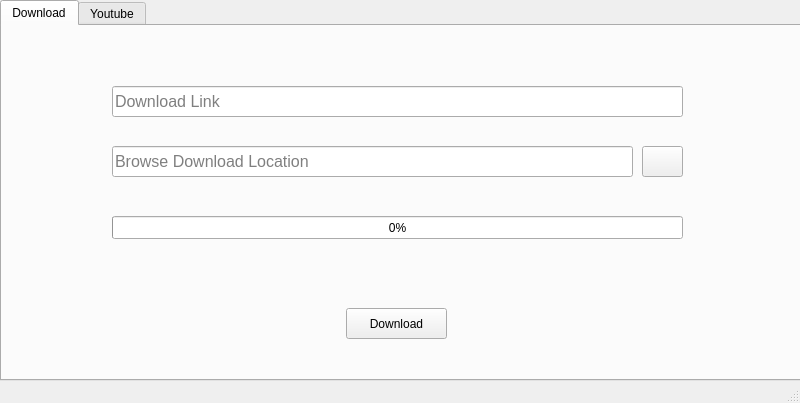
<?xml version="1.0" encoding="UTF-8"?>
<ui version="4.0">
 <class>MainWindow</class>
 <widget class="QMainWindow" name="MainWindow">
  <property name="geometry">
   <rect>
    <x>0</x>
    <y>0</y>
    <width>800</width>
    <height>403</height>
   </rect>
  </property>
  <property name="windowTitle">
   <string>MainWindow</string>
  </property>
  <widget class="QWidget" name="centralwidget">
   <widget class="QTabWidget" name="tabWidget">
    <property name="geometry">
     <rect>
      <x>0</x>
      <y>0</y>
      <width>801</width>
      <height>381</height>
     </rect>
    </property>
    <property name="currentIndex">
     <number>0</number>
    </property>
    <widget class="QWidget" name="tab">
     <attribute name="title">
      <string>Download</string>
     </attribute>
     <widget class="QPushButton" name="pushButton">
      <property name="geometry">
       <rect>
        <x>344</x>
        <y>282</y>
        <width>101</width>
        <height>31</height>
       </rect>
      </property>
      <property name="text">
       <string>Download</string>
      </property>
     </widget>
     <widget class="QLineEdit" name="lineEdit">
      <property name="geometry">
       <rect>
        <x>110</x>
        <y>60</y>
        <width>571</width>
        <height>31</height>
       </rect>
      </property>
      <property name="font">
       <font>
        <pointsize>12</pointsize>
       </font>
      </property>
      <property name="placeholderText">
       <string>Download Link</string>
      </property>
     </widget>
     <widget class="QLineEdit" name="lineEdit_2">
      <property name="geometry">
       <rect>
        <x>110</x>
        <y>120</y>
        <width>521</width>
        <height>31</height>
       </rect>
      </property>
      <property name="font">
       <font>
        <pointsize>12</pointsize>
       </font>
      </property>
      <property name="placeholderText">
       <string>Browse Download Location</string>
      </property>
     </widget>
     <widget class="QPushButton" name="pushButton_2">
      <property name="geometry">
       <rect>
        <x>640</x>
        <y>120</y>
        <width>41</width>
        <height>31</height>
       </rect>
      </property>
      <property name="text">
       <string/>
      </property>
      <property name="icon">
       <iconset resource="photo.qrc">
        <normaloff>:/icons/browse.png</normaloff>:/icons/browse.png</iconset>
      </property>
      <property name="iconSize">
       <size>
        <width>40</width>
        <height>20</height>
       </size>
      </property>
     </widget>
     <widget class="QProgressBar" name="progressBar">
      <property name="geometry">
       <rect>
        <x>110</x>
        <y>190</y>
        <width>571</width>
        <height>23</height>
       </rect>
      </property>
      <property name="value">
       <number>0</number>
      </property>
     </widget>
    </widget>
    <widget class="QWidget" name="tab_2">
     <attribute name="title">
      <string>Youtube</string>
     </attribute>
     <widget class="QTabWidget" name="tabWidget_2">
      <property name="geometry">
       <rect>
        <x>0</x>
        <y>0</y>
        <width>801</width>
        <height>361</height>
       </rect>
      </property>
      <property name="currentIndex">
       <number>0</number>
      </property>
      <widget class="QWidget" name="tab_3">
       <attribute name="title">
        <string>Video</string>
       </attribute>
       <widget class="QLineEdit" name="lineEdit_3">
        <property name="geometry">
         <rect>
          <x>110</x>
          <y>50</y>
          <width>521</width>
          <height>31</height>
         </rect>
        </property>
        <property name="font">
         <font>
          <pointsize>12</pointsize>
         </font>
        </property>
        <property name="placeholderText">
         <string>Video Link</string>
        </property>
       </widget>
       <widget class="QLineEdit" name="lineEdit_4">
        <property name="geometry">
         <rect>
          <x>110</x>
          <y>110</y>
          <width>521</width>
          <height>31</height>
         </rect>
        </property>
        <property name="font">
         <font>
          <pointsize>12</pointsize>
         </font>
        </property>
        <property name="placeholderText">
         <string>Browse Download Location</string>
        </property>
       </widget>
       <widget class="QPushButton" name="pushButton_3">
        <property name="geometry">
         <rect>
          <x>344</x>
          <y>272</y>
          <width>101</width>
          <height>31</height>
         </rect>
        </property>
        <property name="text">
         <string>Download</string>
        </property>
        <property name="default">
         <bool>false</bool>
        </property>
        <property name="flat">
         <bool>false</bool>
        </property>
       </widget>
       <widget class="QPushButton" name="pushButton_4">
        <property name="geometry">
         <rect>
          <x>640</x>
          <y>110</y>
          <width>41</width>
          <height>31</height>
         </rect>
        </property>
        <property name="text">
         <string/>
        </property>
        <property name="icon">
         <iconset resource="photo.qrc">
          <normaloff>:/icons/browse.png</normaloff>:/icons/browse.png</iconset>
        </property>
        <property name="iconSize">
         <size>
          <width>40</width>
          <height>20</height>
         </size>
        </property>
        <property name="default">
         <bool>false</bool>
        </property>
        <property name="flat">
         <bool>false</bool>
        </property>
       </widget>
       <widget class="QProgressBar" name="progressBar_2">
        <property name="geometry">
         <rect>
          <x>110</x>
          <y>200</y>
          <width>571</width>
          <height>23</height>
         </rect>
        </property>
        <property name="value">
         <number>0</number>
        </property>
       </widget>
       <widget class="QPushButton" name="pushButton_5">
        <property name="geometry">
         <rect>
          <x>640</x>
          <y>50</y>
          <width>41</width>
          <height>31</height>
         </rect>
        </property>
        <property name="text">
         <string/>
        </property>
        <property name="icon">
         <iconset resource="photo.qrc">
          <normaloff>:/icons/check.png</normaloff>:/icons/check.png</iconset>
        </property>
        <property name="iconSize">
         <size>
          <width>40</width>
          <height>20</height>
         </size>
        </property>
        <property name="default">
         <bool>false</bool>
        </property>
        <property name="flat">
         <bool>false</bool>
        </property>
       </widget>
       <widget class="QLabel" name="label">
        <property name="geometry">
         <rect>
          <x>110</x>
          <y>160</y>
          <width>81</width>
          <height>16</height>
         </rect>
        </property>
        <property name="font">
         <font>
          <weight>75</weight>
          <bold>true</bold>
         </font>
        </property>
        <property name="text">
         <string>Video Quality</string>
        </property>
       </widget>
       <widget class="QComboBox" name="comboBox">
        <property name="geometry">
         <rect>
          <x>200</x>
          <y>160</y>
          <width>121</width>
          <height>22</height>
         </rect>
        </property>
       </widget>
      </widget>
      <widget class="QWidget" name="tab_4">
       <attribute name="title">
        <string>Playlist</string>
       </attribute>
       <widget class="QPushButton" name="pushButton_6">
        <property name="geometry">
         <rect>
          <x>640</x>
          <y>50</y>
          <width>41</width>
          <height>31</height>
         </rect>
        </property>
        <property name="text">
         <string/>
        </property>
        <property name="icon">
         <iconset resource="photo.qrc">
          <normaloff>:/icons/check.png</normaloff>:/icons/check.png</iconset>
        </property>
        <property name="iconSize">
         <size>
          <width>40</width>
          <height>20</height>
         </size>
        </property>
       </widget>
       <widget class="QLineEdit" name="lineEdit_5">
        <property name="geometry">
         <rect>
          <x>110</x>
          <y>110</y>
          <width>521</width>
          <height>31</height>
         </rect>
        </property>
        <property name="font">
         <font>
          <pointsize>12</pointsize>
         </font>
        </property>
        <property name="placeholderText">
         <string>Browse Download Location</string>
        </property>
       </widget>
       <widget class="QPushButton" name="pushButton_7">
        <property name="geometry">
         <rect>
          <x>344</x>
          <y>272</y>
          <width>101</width>
          <height>31</height>
         </rect>
        </property>
        <property name="text">
         <string>Download</string>
        </property>
       </widget>
       <widget class="QPushButton" name="pushButton_8">
        <property name="geometry">
         <rect>
          <x>640</x>
          <y>110</y>
          <width>41</width>
          <height>31</height>
         </rect>
        </property>
        <property name="text">
         <string/>
        </property>
        <property name="icon">
         <iconset resource="photo.qrc">
          <normaloff>:/icons/browse.png</normaloff>:/icons/browse.png</iconset>
        </property>
        <property name="iconSize">
         <size>
          <width>40</width>
          <height>20</height>
         </size>
        </property>
       </widget>
       <widget class="QComboBox" name="comboBox_2">
        <property name="geometry">
         <rect>
          <x>200</x>
          <y>160</y>
          <width>121</width>
          <height>22</height>
         </rect>
        </property>
       </widget>
       <widget class="QLabel" name="label_2">
        <property name="geometry">
         <rect>
          <x>110</x>
          <y>160</y>
          <width>81</width>
          <height>16</height>
         </rect>
        </property>
        <property name="font">
         <font>
          <weight>75</weight>
          <bold>true</bold>
         </font>
        </property>
        <property name="text">
         <string>Video Quality</string>
        </property>
       </widget>
       <widget class="QLineEdit" name="lineEdit_6">
        <property name="geometry">
         <rect>
          <x>110</x>
          <y>50</y>
          <width>521</width>
          <height>31</height>
         </rect>
        </property>
        <property name="font">
         <font>
          <pointsize>12</pointsize>
         </font>
        </property>
        <property name="placeholderText">
         <string>Video Link</string>
        </property>
       </widget>
       <widget class="QProgressBar" name="progressBar_3">
        <property name="geometry">
         <rect>
          <x>110</x>
          <y>230</y>
          <width>571</width>
          <height>23</height>
         </rect>
        </property>
        <property name="value">
         <number>0</number>
        </property>
       </widget>
       <widget class="QLabel" name="label_3">
        <property name="geometry">
         <rect>
          <x>110</x>
          <y>200</y>
          <width>101</width>
          <height>16</height>
         </rect>
        </property>
        <property name="text">
         <string>The Current Video:</string>
        </property>
       </widget>
       <widget class="QLabel" name="label_4">
        <property name="geometry">
         <rect>
          <x>390</x>
          <y>200</y>
          <width>101</width>
          <height>16</height>
         </rect>
        </property>
        <property name="text">
         <string>The Full Playlist:</string>
        </property>
       </widget>
       <widget class="QLCDNumber" name="lcdNumber">
        <property name="geometry">
         <rect>
          <x>210</x>
          <y>200</y>
          <width>41</width>
          <height>20</height>
         </rect>
        </property>
       </widget>
       <widget class="QLCDNumber" name="lcdNumber_2">
        <property name="geometry">
         <rect>
          <x>480</x>
          <y>200</y>
          <width>41</width>
          <height>20</height>
         </rect>
        </property>
        <property name="styleSheet">
         <string notr="true"/>
        </property>
       </widget>
      </widget>
     </widget>
    </widget>
   </widget>
  </widget>
  <widget class="QMenuBar" name="menubar">
   <property name="geometry">
    <rect>
     <x>0</x>
     <y>0</y>
     <width>800</width>
     <height>21</height>
    </rect>
   </property>
  </widget>
  <widget class="QStatusBar" name="statusbar"/>
 </widget>
 <resources>
  <include location="photo.qrc"/>
 </resources>
 <connections/>
</ui>
